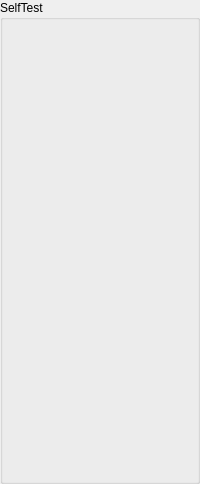
    <widget class="QGroupBox" name="st_group">
     <property name="title">
      <string>SelfTest</string>
     </property>
     <layout class="QGridLayout" name="st_layout">
      <property name="leftMargin">
       <number>1</number>
      </property>
      <property name="topMargin">
       <number>1</number>
      </property>
      <property name="rightMargin">
       <number>1</number>
      </property>
      <property name="bottomMargin">
       <number>1</number>
      </property>
      <property name="spacing">
       <number>1</number>
      </property>
      <item row="21" column="0">
       <widget class="InoutCheckBoxWidget" name="st_drive_gsp_elevation" native="true">
        <property name="maximumSize">
         <size>
          <width>16777215</width>
          <height>26</height>
         </size>
        </property>
       </widget>
      </item>
      <item row="14" column="0">
       <widget class="InoutCheckBoxWidget" name="st_video_sw" native="true">
        <property name="sizePolicy">
         <sizepolicy hsizetype="Preferred" vsizetype="Fixed">
          <horstretch>0</horstretch>
          <verstretch>0</verstretch>
         </sizepolicy>
        </property>
        <property name="minimumSize">
         <size>
          <width>0</width>
          <height>26</height>
         </size>
        </property>
        <property name="maximumSize">
         <size>
          <width>16777215</width>
          <height>26</height>
         </size>
        </property>
       </widget>
      </item>
      <item row="8" column="1">
       <widget class="InoutCheckBoxWidget" name="st_ready_tv_image" native="true"/>
      </item>
      <item row="0" column="0">
       <layout class="QHBoxLayout" name="horizontalLayout">
        <item>
         <widget class="InoutCheckBoxWidget" name="st_in_progress" native="true"/>
        </item>
        <item>
         <widget class="InoutIntWidget" name="st_count" native="true">
          <property name="sizePolicy">
           <sizepolicy hsizetype="Preferred" vsizetype="Fixed">
            <horstretch>0</horstretch>
            <verstretch>0</verstretch>
           </sizepolicy>
          </property>
          <property name="minimumSize">
           <size>
            <width>0</width>
            <height>26</height>
           </size>
          </property>
          <property name="maximumSize">
           <size>
            <width>16777215</width>
            <height>26</height>
           </size>
          </property>
         </widget>
        </item>
       </layout>
      </item>
      <item row="14" column="1">
       <widget class="InoutCheckBoxWidget" name="st_video_mw" native="true">
        <property name="sizePolicy">
         <sizepolicy hsizetype="Preferred" vsizetype="Fixed">
          <horstretch>0</horstretch>
          <verstretch>0</verstretch>
         </sizepolicy>
        </property>
        <property name="minimumSize">
         <size>
          <width>0</width>
          <height>26</height>
         </size>
        </property>
        <property name="maximumSize">
         <size>
          <width>16777215</width>
          <height>26</height>
         </size>
        </property>
       </widget>
      </item>
      <item row="12" column="1">
       <widget class="InoutCheckBoxWidget" name="st_ready_mw_image" native="true">
        <property name="sizePolicy">
         <sizepolicy hsizetype="Preferred" vsizetype="Fixed">
          <horstretch>0</horstretch>
          <verstretch>0</verstretch>
         </sizepolicy>
        </property>
        <property name="minimumSize">
         <size>
          <width>0</width>
          <height>26</height>
         </size>
        </property>
        <property name="maximumSize">
         <size>
          <width>16777215</width>
          <height>26</height>
         </size>
        </property>
       </widget>
      </item>
      <item row="12" column="0">
       <widget class="InoutCheckBoxWidget" name="st_conn_lens_mw_rs232" native="true">
        <property name="sizePolicy">
         <sizepolicy hsizetype="Preferred" vsizetype="Fixed">
          <horstretch>0</horstretch>
          <verstretch>0</verstretch>
         </sizepolicy>
        </property>
        <property name="minimumSize">
         <size>
          <width>0</width>
          <height>26</height>
         </size>
        </property>
        <property name="maximumSize">
         <size>
          <width>16777215</width>
          <height>26</height>
         </size>
        </property>
       </widget>
      </item>
      <item row="20" column="0">
       <widget class="InoutCheckBoxWidget" name="st_drive_mw_focus" native="true">
        <property name="sizePolicy">
         <sizepolicy hsizetype="Preferred" vsizetype="Fixed">
          <horstretch>0</horstretch>
          <verstretch>0</verstretch>
         </sizepolicy>
        </property>
        <property name="minimumSize">
         <size>
          <width>0</width>
          <height>26</height>
         </size>
        </property>
        <property name="maximumSize">
         <size>
          <width>16777215</width>
          <height>26</height>
         </size>
        </property>
       </widget>
      </item>
      <item row="20" column="1">
       <widget class="InoutCheckBoxWidget" name="st_drive_mw_zoom" native="true">
        <property name="sizePolicy">
         <sizepolicy hsizetype="Preferred" vsizetype="Fixed">
          <horstretch>0</horstretch>
          <verstretch>0</verstretch>
         </sizepolicy>
        </property>
        <property name="minimumSize">
         <size>
          <width>0</width>
          <height>26</height>
         </size>
        </property>
        <property name="maximumSize">
         <size>
          <width>16777215</width>
          <height>26</height>
         </size>
        </property>
       </widget>
      </item>
      <item row="9" column="1">
       <widget class="InoutCheckBoxWidget" name="st_conn_sensor_sw_camlink" native="true">
        <property name="sizePolicy">
         <sizepolicy hsizetype="Preferred" vsizetype="Fixed">
          <horstretch>0</horstretch>
          <verstretch>0</verstretch>
         </sizepolicy>
        </property>
        <property name="minimumSize">
         <size>
          <width>0</width>
          <height>26</height>
         </size>
        </property>
        <property name="maximumSize">
         <size>
          <width>16777215</width>
          <height>26</height>
         </size>
        </property>
       </widget>
      </item>
      <item row="3" column="1">
       <widget class="InoutCheckBoxWidget" name="st_conn_mobile_seriallite" native="true">
        <property name="sizePolicy">
         <sizepolicy hsizetype="Preferred" vsizetype="Fixed">
          <horstretch>0</horstretch>
          <verstretch>0</verstretch>
         </sizepolicy>
        </property>
        <property name="minimumSize">
         <size>
          <width>0</width>
          <height>26</height>
         </size>
        </property>
        <property name="maximumSize">
         <size>
          <width>16777215</width>
          <height>26</height>
         </size>
        </property>
       </widget>
      </item>
      <item row="17" column="0">
       <widget class="InoutCheckBoxWidget" name="st_drive_tv_focus" native="true">
        <property name="sizePolicy">
         <sizepolicy hsizetype="Preferred" vsizetype="Fixed">
          <horstretch>0</horstretch>
          <verstretch>0</verstretch>
         </sizepolicy>
        </property>
        <property name="minimumSize">
         <size>
          <width>0</width>
          <height>26</height>
         </size>
        </property>
        <property name="maximumSize">
         <size>
          <width>16777215</width>
          <height>26</height>
         </size>
        </property>
       </widget>
      </item>
      <item row="0" column="1">
       <widget class="InoutFloatWidget" name="st_suc_perc" native="true">
        <property name="sizePolicy">
         <sizepolicy hsizetype="Preferred" vsizetype="Fixed">
          <horstretch>0</horstretch>
          <verstretch>0</verstretch>
         </sizepolicy>
        </property>
        <property name="minimumSize">
         <size>
          <width>0</width>
          <height>26</height>
         </size>
        </property>
        <property name="maximumSize">
         <size>
          <width>16777215</width>
          <height>26</height>
         </size>
        </property>
       </widget>
      </item>
      <item row="19" column="0">
       <widget class="InoutCheckBoxWidget" name="st_drive_sw_focus" native="true">
        <property name="sizePolicy">
         <sizepolicy hsizetype="Preferred" vsizetype="Fixed">
          <horstretch>0</horstretch>
          <verstretch>0</verstretch>
         </sizepolicy>
        </property>
        <property name="minimumSize">
         <size>
          <width>0</width>
          <height>26</height>
         </size>
        </property>
        <property name="maximumSize">
         <size>
          <width>16777215</width>
          <height>26</height>
         </size>
        </property>
       </widget>
      </item>
      <item row="1" column="0">
       <widget class="InoutCheckBoxWidget" name="st_conn_pc_eth" native="true">
        <property name="sizePolicy">
         <sizepolicy hsizetype="Preferred" vsizetype="Fixed">
          <horstretch>0</horstretch>
          <verstretch>0</verstretch>
         </sizepolicy>
        </property>
        <property name="minimumSize">
         <size>
          <width>0</width>
          <height>26</height>
         </size>
        </property>
        <property name="maximumSize">
         <size>
          <width>16777215</width>
          <height>26</height>
         </size>
        </property>
       </widget>
      </item>
      <item row="7" column="1">
       <widget class="InoutCheckBoxWidget" name="st_conn_sensor_tv_camlink" native="true">
        <property name="sizePolicy">
         <sizepolicy hsizetype="Preferred" vsizetype="Fixed">
          <horstretch>0</horstretch>
          <verstretch>0</verstretch>
         </sizepolicy>
        </property>
        <property name="minimumSize">
         <size>
          <width>0</width>
          <height>26</height>
         </size>
        </property>
        <property name="maximumSize">
         <size>
          <width>16777215</width>
          <height>26</height>
         </size>
        </property>
       </widget>
      </item>
      <item row="11" column="1">
       <widget class="InoutCheckBoxWidget" name="st_conn_sensor_mw_camlink" native="true">
        <property name="sizePolicy">
         <sizepolicy hsizetype="Preferred" vsizetype="Fixed">
          <horstretch>0</horstretch>
          <verstretch>0</verstretch>
         </sizepolicy>
        </property>
        <property name="minimumSize">
         <size>
          <width>0</width>
          <height>26</height>
         </size>
        </property>
        <property name="maximumSize">
         <size>
          <width>16777215</width>
          <height>26</height>
         </size>
        </property>
       </widget>
      </item>
      <item row="11" column="0">
       <widget class="InoutCheckBoxWidget" name="st_conn_sensor_mw_uart" native="true">
        <property name="sizePolicy">
         <sizepolicy hsizetype="Preferred" vsizetype="Fixed">
          <horstretch>0</horstretch>
          <verstretch>0</verstretch>
         </sizepolicy>
        </property>
        <property name="minimumSize">
         <size>
          <width>0</width>
          <height>26</height>
         </size>
        </property>
        <property name="maximumSize">
         <size>
          <width>16777215</width>
          <height>26</height>
         </size>
        </property>
       </widget>
      </item>
      <item row="1" column="1">
       <widget class="InoutCheckBoxWidget" name="st_conn_server_fc" native="true">
        <property name="sizePolicy">
         <sizepolicy hsizetype="Preferred" vsizetype="Fixed">
          <horstretch>0</horstretch>
          <verstretch>0</verstretch>
         </sizepolicy>
        </property>
        <property name="minimumSize">
         <size>
          <width>0</width>
          <height>26</height>
         </size>
        </property>
        <property name="maximumSize">
         <size>
          <width>16777215</width>
          <height>26</height>
         </size>
        </property>
       </widget>
      </item>
      <item row="9" column="0">
       <widget class="InoutCheckBoxWidget" name="st_conn_sensor_sw_uart" native="true">
        <property name="sizePolicy">
         <sizepolicy hsizetype="Preferred" vsizetype="Fixed">
          <horstretch>0</horstretch>
          <verstretch>0</verstretch>
         </sizepolicy>
        </property>
        <property name="minimumSize">
         <size>
          <width>0</width>
          <height>26</height>
         </size>
        </property>
        <property name="maximumSize">
         <size>
          <width>16777215</width>
          <height>26</height>
         </size>
        </property>
       </widget>
      </item>
      <item row="19" column="1">
       <widget class="InoutCheckBoxWidget" name="st_drive_sw_zoom" native="true">
        <property name="sizePolicy">
         <sizepolicy hsizetype="Preferred" vsizetype="Fixed">
          <horstretch>0</horstretch>
          <verstretch>0</verstretch>
         </sizepolicy>
        </property>
        <property name="minimumSize">
         <size>
          <width>0</width>
          <height>26</height>
         </size>
        </property>
        <property name="maximumSize">
         <size>
          <width>16777215</width>
          <height>26</height>
         </size>
        </property>
       </widget>
      </item>
      <item row="17" column="1">
       <widget class="InoutCheckBoxWidget" name="st_drive_tv_zoom" native="true">
        <property name="sizePolicy">
         <sizepolicy hsizetype="Preferred" vsizetype="Fixed">
          <horstretch>0</horstretch>
          <verstretch>0</verstretch>
         </sizepolicy>
        </property>
        <property name="minimumSize">
         <size>
          <width>0</width>
          <height>26</height>
         </size>
        </property>
        <property name="maximumSize">
         <size>
          <width>16777215</width>
          <height>26</height>
         </size>
        </property>
       </widget>
      </item>
      <item row="15" column="1">
       <widget class="InoutCheckBoxWidget" name="st_video_fusion" native="true">
        <property name="sizePolicy">
         <sizepolicy hsizetype="Preferred" vsizetype="Fixed">
          <horstretch>0</horstretch>
          <verstretch>0</verstretch>
         </sizepolicy>
        </property>
        <property name="minimumSize">
         <size>
          <width>0</width>
          <height>26</height>
         </size>
        </property>
        <property name="maximumSize">
         <size>
          <width>16777215</width>
          <height>26</height>
         </size>
        </property>
       </widget>
      </item>
      <item row="8" column="0">
       <widget class="InoutCheckBoxWidget" name="st_conn_lens_tv_rs232" native="true">
        <property name="sizePolicy">
         <sizepolicy hsizetype="Preferred" vsizetype="Fixed">
          <horstretch>0</horstretch>
          <verstretch>0</verstretch>
         </sizepolicy>
        </property>
        <property name="minimumSize">
         <size>
          <width>0</width>
          <height>26</height>
         </size>
        </property>
        <property name="maximumSize">
         <size>
          <width>16777215</width>
          <height>26</height>
         </size>
        </property>
       </widget>
      </item>
      <item row="3" column="0">
       <widget class="InoutCheckBoxWidget" name="st_conn_cpu_eth" native="true">
        <property name="sizePolicy">
         <sizepolicy hsizetype="Preferred" vsizetype="Fixed">
          <horstretch>0</horstretch>
          <verstretch>0</verstretch>
         </sizepolicy>
        </property>
        <property name="minimumSize">
         <size>
          <width>0</width>
          <height>26</height>
         </size>
        </property>
        <property name="maximumSize">
         <size>
          <width>16777215</width>
          <height>26</height>
         </size>
        </property>
       </widget>
      </item>
      <item row="10" column="0">
       <widget class="InoutCheckBoxWidget" name="st_conn_lens_sw_rs232" native="true">
        <property name="sizePolicy">
         <sizepolicy hsizetype="Preferred" vsizetype="Fixed">
          <horstretch>0</horstretch>
          <verstretch>0</verstretch>
         </sizepolicy>
        </property>
        <property name="minimumSize">
         <size>
          <width>0</width>
          <height>26</height>
         </size>
        </property>
        <property name="maximumSize">
         <size>
          <width>16777215</width>
          <height>26</height>
         </size>
        </property>
       </widget>
      </item>
      <item row="13" column="1">
       <widget class="InoutCheckBoxWidget" name="st_video_tv_mono" native="true">
        <property name="sizePolicy">
         <sizepolicy hsizetype="Preferred" vsizetype="Fixed">
          <horstretch>0</horstretch>
          <verstretch>0</verstretch>
         </sizepolicy>
        </property>
        <property name="minimumSize">
         <size>
          <width>0</width>
          <height>26</height>
         </size>
        </property>
        <property name="maximumSize">
         <size>
          <width>16777215</width>
          <height>26</height>
         </size>
        </property>
       </widget>
      </item>
      <item row="21" column="1">
       <widget class="InoutCheckBoxWidget" name="st_drive_gsp_azimuth" native="true">
        <property name="maximumSize">
         <size>
          <width>16777215</width>
          <height>26</height>
         </size>
        </property>
       </widget>
      </item>
      <item row="13" column="0">
       <widget class="InoutCheckBoxWidget" name="st_video_tv_bayer" native="true">
        <property name="sizePolicy">
         <sizepolicy hsizetype="Preferred" vsizetype="Fixed">
          <horstretch>0</horstretch>
          <verstretch>0</verstretch>
         </sizepolicy>
        </property>
        <property name="minimumSize">
         <size>
          <width>0</width>
          <height>26</height>
         </size>
        </property>
        <property name="maximumSize">
         <size>
          <width>16777215</width>
          <height>26</height>
         </size>
        </property>
       </widget>
      </item>
      <item row="10" column="1">
       <widget class="InoutCheckBoxWidget" name="st_ready_sw_image" native="true"/>
      </item>
      <item row="7" column="0">
       <widget class="InoutCheckBoxWidget" name="st_conn_sensor_tv_uart" native="true">
        <property name="sizePolicy">
         <sizepolicy hsizetype="Preferred" vsizetype="Fixed">
          <horstretch>0</horstretch>
          <verstretch>0</verstretch>
         </sizepolicy>
        </property>
        <property name="minimumSize">
         <size>
          <width>0</width>
          <height>26</height>
         </size>
        </property>
        <property name="maximumSize">
         <size>
          <width>16777215</width>
          <height>26</height>
         </size>
        </property>
       </widget>
      </item>
      <item row="4" column="1">
       <widget class="InoutCheckBoxWidget" name="st_ready_lrf" native="true">
        <property name="maximumSize">
         <size>
          <width>16777215</width>
          <height>26</height>
         </size>
        </property>
       </widget>
      </item>
      <item row="4" column="0">
       <widget class="InoutCheckBoxWidget" name="st_conn_lrf_rs485" native="true">
        <property name="sizePolicy">
         <sizepolicy hsizetype="Preferred" vsizetype="Fixed">
          <horstretch>0</horstretch>
          <verstretch>0</verstretch>
         </sizepolicy>
        </property>
        <property name="minimumSize">
         <size>
          <width>0</width>
          <height>26</height>
         </size>
        </property>
        <property name="maximumSize">
         <size>
          <width>16777215</width>
          <height>26</height>
         </size>
        </property>
       </widget>
      </item>
      <item row="6" column="0">
       <widget class="InoutCheckBoxWidget" name="st_conn_gsp_rs422" native="true">
        <property name="sizePolicy">
         <sizepolicy hsizetype="Preferred" vsizetype="Fixed">
          <horstretch>0</horstretch>
          <verstretch>0</verstretch>
         </sizepolicy>
        </property>
        <property name="minimumSize">
         <size>
          <width>0</width>
          <height>26</height>
         </size>
        </property>
        <property name="maximumSize">
         <size>
          <width>16777215</width>
          <height>26</height>
         </size>
        </property>
       </widget>
      </item>
      <item row="6" column="1">
       <widget class="InoutCheckBoxWidget" name="st_ready_gsp" native="true">
        <property name="maximumSize">
         <size>
          <width>16777215</width>
          <height>26</height>
         </size>
        </property>
       </widget>
      </item>
     </layout>
    </widget>
